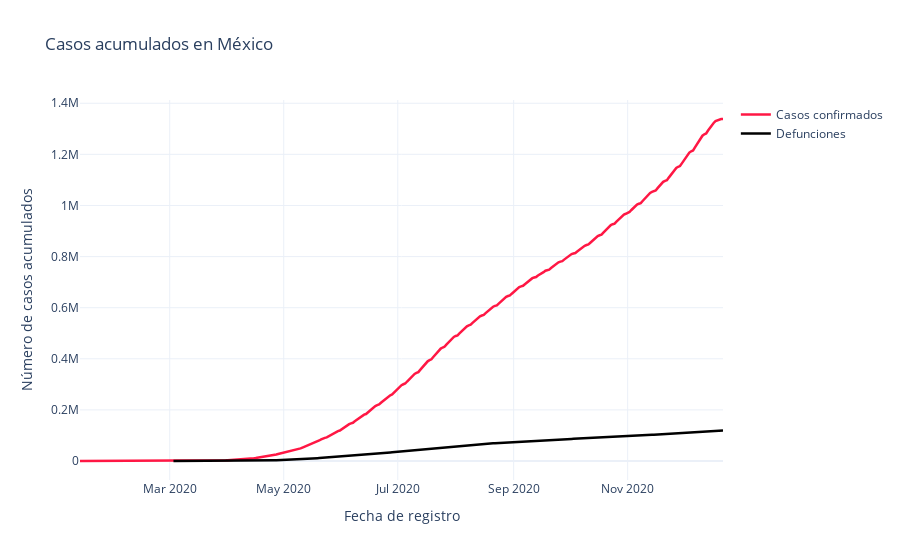

Notebook code for this chart:
### Code cell
# Ploting the commulative confirmed and deaths cases ...

def acum_plot(x_conf_data, y_conf_data, x_def_data, y_def_data, region ):
    fig_acum = go.Figure()

    fig_acum.add_trace(go.Scatter(x = x_conf_data, y = y_conf_data,
                    mode = "lines" , line = dict(color = "#ff1744", width = 2.5), name = "Casos confirmados" ))

    fig_acum.add_trace(go.Scatter(x = x_def_data, y = y_def_data,
                    mode = "lines", line = dict(color = "black", width = 2.5), name = "Defunciones "))

    fig_acum.update_xaxes(title = "Fecha de registro")
    fig_acum.update_yaxes(title = "Número de casos acumulados")
    fig_acum.update_layout(title = "Casos acumulados en " + region )
    fig_acum.show()


# fig_acum = go.Figure()

# fig_acum.add_trace(go.Scatter(x = confirmados_por_fecha["fecha_ingreso"], y = confirmados_por_fecha["casos_acumulados"],
#                     mode = "lines" , line = dict(color = "#ff1744", width = 2.5), name = "Casos confirmados" ))

# fig_acum.add_trace(go.Scatter(x = defunciones_por_fecha["fecha_defuncion"], y = defunciones_por_fecha["defunciones_acumuladas"],
#                     mode = "lines", line = dict(color = "black", width = 2.5), name = "Defunciones "))



# fig_acum.update_xaxes(title = "Fecha de registro")
# fig_acum.update_yaxes(title = "Número de casos acumulados")
# fig_acum.update_layout(title = "Casos acumulados en México")
# fig_acum.show()

acum_plot(confirmados_por_fecha["fecha_ingreso"],confirmados_por_fecha["casos_acumulados"],
            defunciones_por_fecha["fecha_defuncion"], defunciones_por_fecha["defunciones_acumuladas"], region = "México" )

### Figure 1 — Plotly figure (JSON) as saved in the notebook; plotly's stock layout.template omitted (floating-point values rounded to 4 significant figures; data arrays with more than 128 entries replaced by an {"elided": "..."} marker saying what was removed)
{"data": [{"line": {"color": "#ff1744", "width": 2.5}, "mode": "lines", "name": "Casos confirmados", "type": "scatter", "x": {"elided": "304 str values"}, "y": {"elided": "304 int values"}}, {"line": {"color": "black", "width": 2.5}, "mode": "lines", "name": "Defunciones ", "type": "scatter", "x": {"elided": "281 str values"}, "y": {"elided": "281 int values"}}], "layout": {"title": {"text": "Casos acumulados en México"}, "xaxis": {"title": {"text": "Fecha de registro"}}, "yaxis": {"title": {"text": "Número de casos acumulados"}}}}
